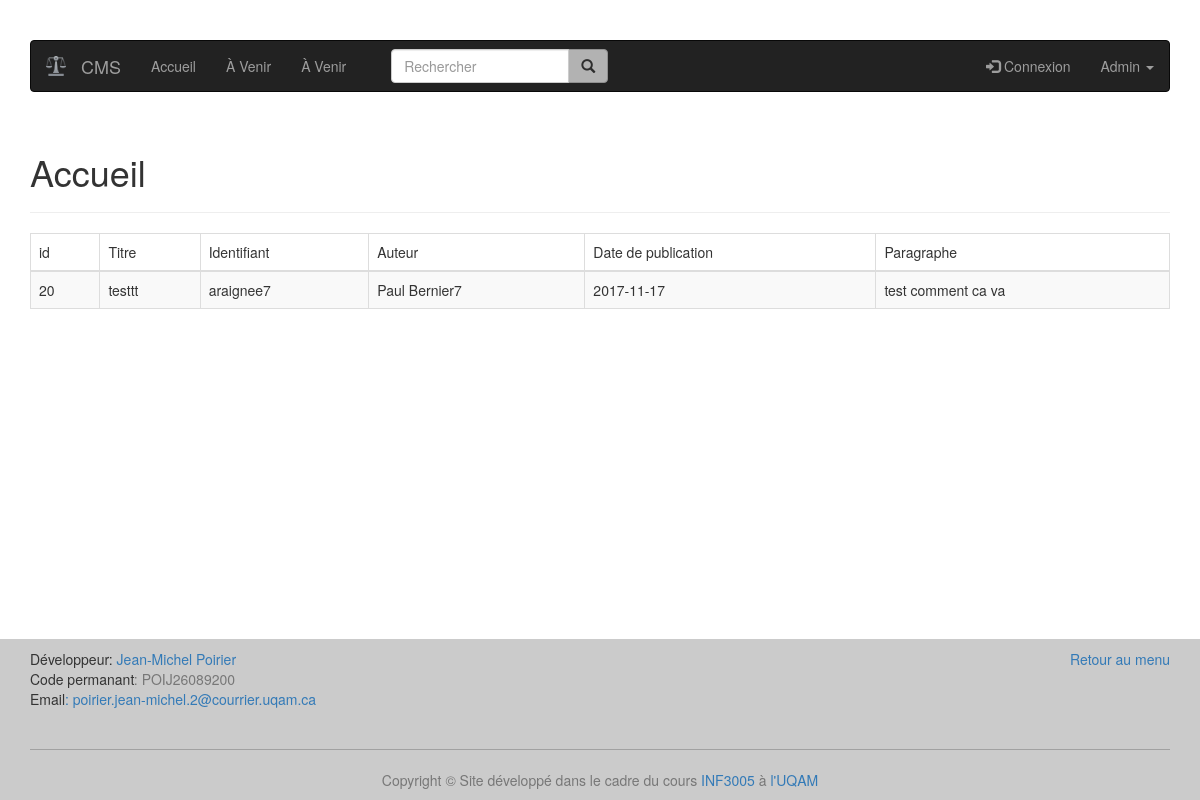
/article/araignee7, run on the app's committed database.
### tables this page shows
CREATE TABLE article (
  id integer primary key,
  titre varchar(100),
  identifiant varchar(50),
  auteur varchar(100),
  date_publication text,
  paragraphe varchar(500)
);

### index.py (the view)
@app.route('/article/<ident>')
def article_page(ident):
    article = get_db().get_article(ident)
    if article is None:
        return render_template('404.html'), 404
    else:
        return render_template('article.html', article=article)

### article.py (called while the page is built)
    def get_article(self, ident):
        cursor = self.get_connection2().cursor()
        print ident
        cursor.execute("SELECT id, titre, identifiant, auteur, "
                       "date_publication, paragraphe "
                       "FROM article WHERE identifiant = ?", (ident,))
        article = cursor.fetchone()
        return article

### database.py (called while the page is built)
    def get_connection2(self):
        if self.connection is None:
            self.connection = sqlite3.connect('db/db.db')
            self.connection.row_factory = sqlite3.Row
        return self.connection

    def disconnect(self):
        if self.connection is not None:
            self.connection.close()

### index.py (called while the page is built)
def get_db():
    db = getattr(g, '_database', None)
    if db is None:
        g._database = Article()
    return g._database

@app.teardown_appcontext
def close_connection(exception):
    db = getattr(g, '_database', None)
    if db is not None:
        db.disconnect()

### templates/article.html (shortened to what this page needs)
{% extends "layout.html" %}
{% block content %}
    <h1>Accueil</h1>
    <hr class="divider">
    <table class="table table-striped table-bordered">
        <thead>
        <td>id</td>
        <td>Titre</td>
        <td>Identifiant</td>
        <td>Auteur</td>
        <td>Date de publication</td>
        <td>Paragraphe</td>
        </thead>
        <tr>
            <td>{{ article["id"] }}</td>
            <td>{{ article["titre"] }}</td>
            <td>{{ article["identifiant"] }}</td>
            <td>{{ article['auteur'] }}</td>
            <td>{{ article["date_publication"] }}</td>
            <td>{{ article['paragraphe' ]}}</td>
        </tr>
    </table>
{% endblock %}

### data on the page
article: id "20", titre "testtt", identifiant "araignee7", auteur "Paul Bernier7", date_publication "2017-11-17", paragraphe "test comment ca va"
